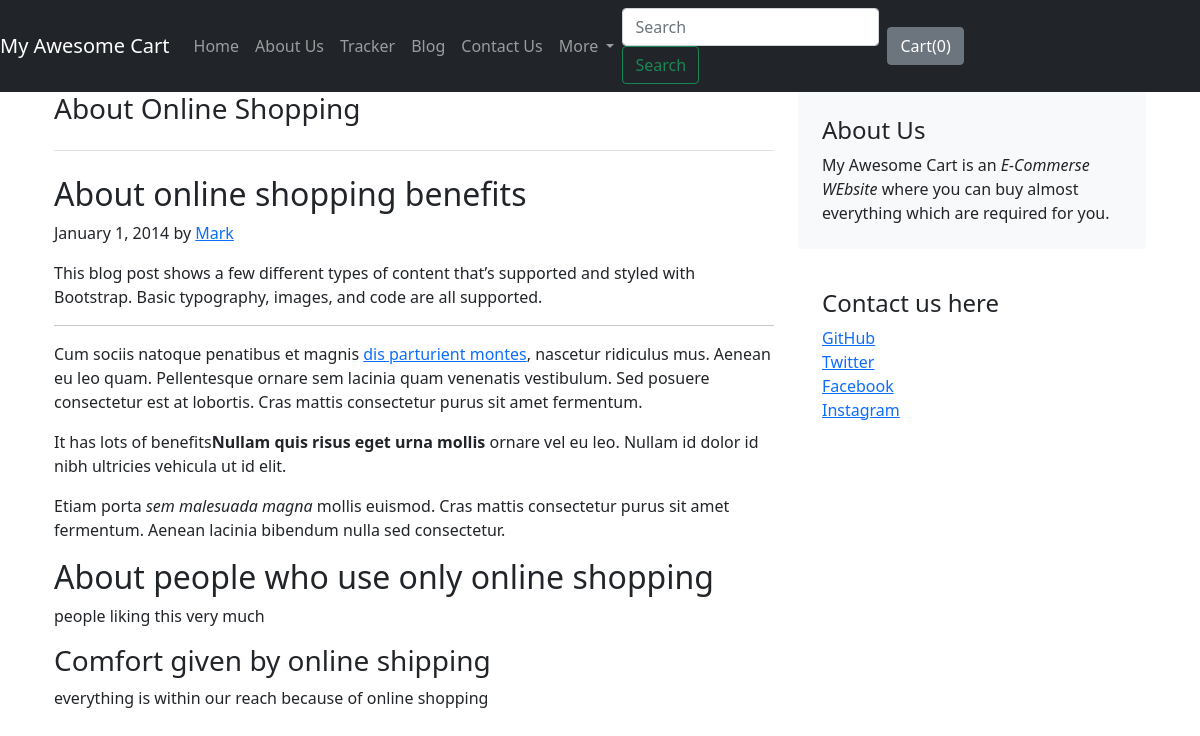
The app's page /blog/blogpost/2 with its own data.
### blog/models.py (models this page shows, shortened)
class Blogpost(models.Model):
    post_id = models.AutoField(primary_key=True)
    title = models.CharField(max_length=50)
    head0 = models.CharField(max_length=500, default="")
    chead0 = models.CharField(max_length=5000, default="")
    head1 = models.CharField(max_length=500, default="")
    chead1 = models.CharField(max_length=5000, default="")
    head2 = models.CharField(max_length=500, default="")
    chead2 = models.CharField(max_length=5000, default="")
    pub_date = models.DateField()
    thumbnail = models.ImageField(upload_to="shop/images", default="")

### blog/views.py (the view)
# urls.py: path('blogpost/<int:id>', views.blogpost, name="blogPost"),
def blogpost(request, id):
    post = Blogpost.objects.filter(post_id=id)[0]  #first post
    return render(request, 'blog/blogpost.html',{'post':post})

### blog/templates/blog/blogpost.html (shortened to what this page needs)
{% extends 'shop/basic.html' %}
{% block body %}
<div class="container">
  <main role="main" class="container">
  <div class="row">
    <div class="col-md-8 blog-main">
      <h3 class="pb-4 mb-4 font-italic border-bottom">
        {{post.title}}
      </h3>
      <div class="blog-post">
        <h2 class="blog-post-title">{{post.head0}}</h2>
        <p class="blog-post-meta">January 1, 2014 by <a href="#">Mark</a></p>
        <p>This blog post shows a few different types of content that’s supported and styled with Bootstrap. Basic typography, images, and code are all supported.</p>
        <hr>
        <p>Cum sociis natoque penatibus et magnis <a href="#">dis parturient montes</a>, nascetur ridiculus mus. Aenean eu leo quam. Pellentesque ornare sem lacinia quam venenatis vestibulum. Sed posuere consectetur est at lobortis. Cras mattis consectetur purus sit amet fermentum.</p>
        <blockquote>
          <p>{{post.chead0}}<strong>Nullam quis risus eget urna mollis</strong> ornare vel eu leo. Nullam id dolor id nibh ultricies vehicula ut id elit.</p>
        </blockquote>
        <p>Etiam porta <em>sem malesuada magna</em> mollis euismod. Cras mattis consectetur purus sit amet fermentum. Aenean lacinia bibendum nulla sed consectetur.</p>
        <h2>{{post.head1}}</h2>
        <p>{{post.chead1}}</p>
        <h3>{{post.head2}}</h3>
        <p>{{post.chead2}}</p>
      </div>
    </div>
    <aside class="col-md-4 blog-sidebar">
      <div class="p-4 mb-3 bg-light rounded">
        <h4 class="font-italic">About Us</h4>
        <p class="mb-0">My Awesome Cart is an <em>E-Commerse WEbsite</em> where you can buy almost everything which are required for you.</p>
      </div>
      <div class="p-4">
        <h4 class="font-italic">Contact us here</h4>
        <ol class="list-unstyled">
          <li><a href="#">GitHub</a></li>
          <li><a href="#">Twitter</a></li>
          <li><a href="#">Facebook</a></li>
          <li><a href="#">Instagram</a></li>
        </ol>
      </div>
    </aside>
  </div>
</main>
</div>
{% endblock %}

### records on screen
Blogpost: title "About Online Shopping", head0 "About online shopping benefits", chead0 "It has lots of benefits", head1 "About people who use only online shopping", chead1 "people liking this very much", head2 "Comfort given by online shipping", chead2 "everything is within our reach because of online shopping"
